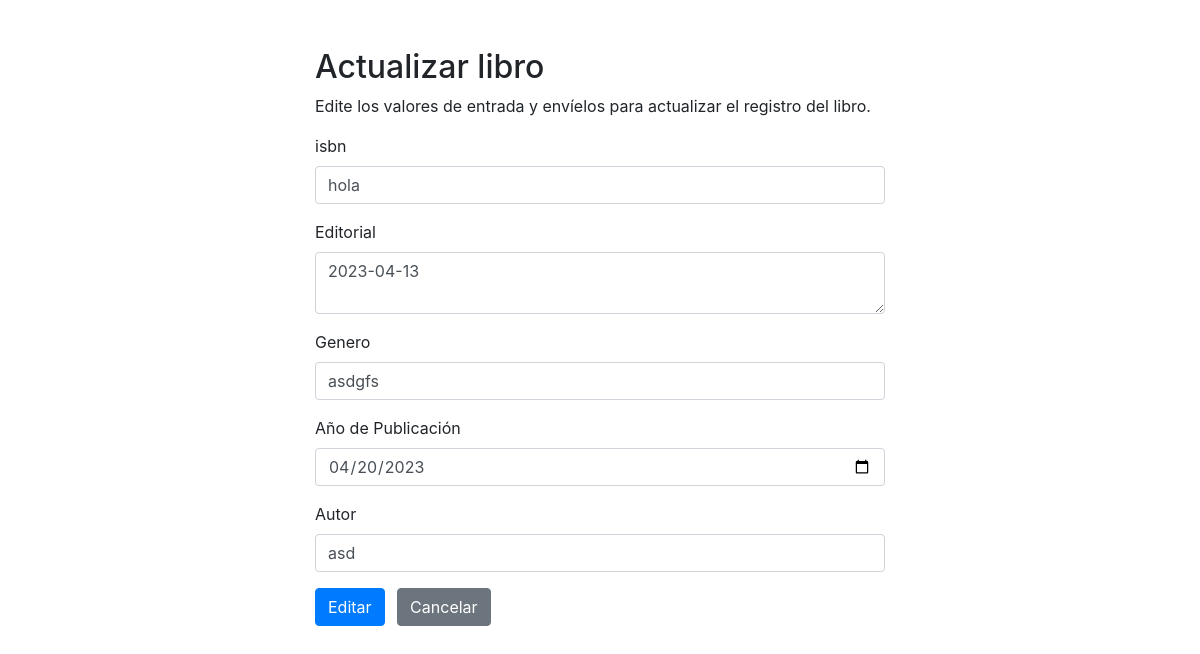
Screenshot of /vista/libro/updateLibro.php?id=2 with the database file from the repository.
### tables this page shows
CREATE TABLE `libros` (
  `id_libro` int(11) NOT NULL,
  `autor` varchar(11) NOT NULL,
  `genero` varchar(11) NOT NULL,
  `anoPublicacion` date NOT NULL,
  `ISBN` varchar(50) DEFAULT NULL,
  `editorial` varchar(50) DEFAULT NULL
);

### controlador/libro/update.php (called while the page is built, shortened)
<?php
require_once "../../modelo/configConexion.php";
$isbn = $editorial = $genero = $anoPublicacion = $autor =  "";
$isbn_err = $editorial_err = $genero_err = $anoPublicacion_err = $autor_err ="";
if (isset($_POST["id"]) && !empty($_POST["id"])) {
    $id = $_POST["id"];
    $input_isbn = trim($_POST["isbn"]);
    if (empty($input_isbn)) {
        $isbn_err = "Digitar isbn";
    } elseif (!filter_var($input_isbn, FILTER_VALIDATE_REGEXP, array("options" => array("regexp" => "/^[a-zA-Z\s]+$/")))) {
        $isbn_err = "Validar isbn";
    } else {
        $isbn = $input_isbn;
    }
    $input_editorial = trim($_POST["editorial"]);
    if (empty($input_editorial)) {
        $editorial_err = "Digitar editorial";
    } else {
        $editorial = $input_editorial;
    }
     $input_genero = trim($_POST["genero"]);
     if (empty($input_genero)) {
         $genero_err = "Digitar genero";
     } else {
         $genero = $input_genero;
     }
    $input_anoPublicacion = trim($_POST["anoPublicacion"]);
    if (empty($input_anoPublicacion)) {
        $anoPublicacion_err = "Digitar Año de publicación";
    } else {
        $anoPublicacion = $input_anoPublicacion;
    }
    $input_autor = trim($_POST["autor"]);
    if (empty($input_autor)) {
        $autor_err = "Digitar autor";
    } else {
        $autor = $input_autor;
    }
    if (empty($isbn_err) && empty($editorial_err) && empty($genero_err)) {
        $sql = "UPDATE libros SET ISBN=?, editorial=?, genero=?, anoPublicacion=?, autor=?  WHERE id_libro=?";
        global $link;
        global $stmt;
        $stmt = mysqli_prepare($conn, $sql);
        if ($stmt) {
            mysqli_stmt_bind_param($stmt, "ssssss", $param_isbn,$param_editorial, $param_genero,$param_anoPublicacion, $param_autor, $param_id);
            $param_isbn = $isbn;
            $param_editorial = $editorial;
            $param_genero = $genero;
            $param_anoPublicacion = $anoPublicacion;
            $param_autor = $autor;
            $param_id = $id;
            if (mysqli_stmt_execute($stmt)) {
                header("location: ../../vista/bienvenidoLibro.php");
                exit();
            } else {
                echo "¡Ups! Algo salió mal. Por favor, inténtelo de nuevo más tarde.";
            }
        }
    }
} else {
    if (isset($_GET["id"]) && !empty(trim($_GET["id"]))) {
        $sql = "SELECT * FROM libros WHERE id_libro = ?";
        if ($stmt = mysqli_prepare($conn, $sql)) {
            mysqli_stmt_bind_param($stmt, "i", $param_id);
            if (mysqli_stmt_execute($stmt)) {
                $result = mysqli_stmt_get_result($stmt);
                if (mysqli_num_rows($result) == 1) {
                    $row = mysqli_fetch_array($result, MYSQLI_ASSOC);
                    $isbn = $row["ISBN"];
                    $editorial = $row["editorial"];
                    $genero = $row["genero"];
                    $anoPublicacion = $row["anoPublicacion"];
                    $autor = $row["autor"];
                } else {
                    echo "aca1  ";
                    exit();
                }
            } else {
                echo "¡Ups! Algo salió mal. Por favor, inténtelo de nuevo más tarde.";
            }
        }
    } else {
        echo "aca2";
        echo $id;
        exit();
    }
}
?>

### vista/libro/updateLibro.php (the view, shortened to what this page needs)
<?php
include '../../controlador/libro/update.php';
?>
<!DOCTYPE html>
<html lang="en">
<head>
    <link rel="stylesheet" href="https://stackpath.bootstrapcdn.com/bootstrap/4.5.2/css/bootstrap.min.css">
</head>
<body>
    <div class="wrapper">
        <div class="container-fluid">
            <div class="row">
                <div class="col-md-12">
                    <h2 class="mt-5">Actualizar libro</h2>
                    <p>Edite los valores de entrada y envíelos para actualizar el registro del libro.</p>
                    <form action="<?php echo htmlspecialchars(basename($_SERVER['REQUEST_URI'])); ?>" method="post">
                    <form action="create.php" method="post">
                        <div class="form-group">
                            <label>isbn</label>
                            <input type="text" name="isbn"
                                class="form-control <?php echo (!empty($isbn_err)) ? 'is-invalid' : ''; ?>"
                                value="<?php echo $isbn; ?>">
                        </div>
                        <div class="form-group">
                            <label>Editorial</label>
                            <textarea name="editorial"
                                class="form-control <?php echo (!empty($editorial_err)) ? 'is-invalid' : ''; ?>"><?php echo $editorial; ?></textarea>
                        </div>
                        <div class="form-group">
                            <label>Genero</label>
                            <input type="text" name="genero"
                                class="form-control <?php echo (!empty($genero_err)) ? 'is-invalid' : ''; ?>"
                                value="<?php echo $genero; ?>">
                        </div>
                        <div class="form-group">
                            <label>Año de Publicación</label>
                            <input type="date" name="anoPublicacion"
                                class="form-control <?php echo (!empty($anoPublicacion_err)) ? 'is-invalid' : ''; ?>"
                                value="<?php echo $anoPublicacion; ?>">
                        </div>
                        <div class="form-group">
                            <label>Autor</label>
                            <input type="text" name="autor"
                                class="form-control <?php echo (!empty($autor_err)) ? 'is-invalid' : ''; ?>"
                                value="<?php echo $autor; ?>">
                        </div>
                        <input type="submit" class="btn btn-primary" value="Editar">
                        <a href="index.php" class="btn btn-secondary ml-2">Cancelar</a>
                    </form>
                </div>
            </div>
        </div>
    </div>
</body>
</html>

### vista/libro/updateLibro.php (style rules this page uses)
.wrapper { width: 600px; margin: 0 auto; }

### rows the page displays
libros: isbn "hola", editorial "2023-04-13", genero "asdgfs", anoPublicacion "04/20/2023", autor "asd"
